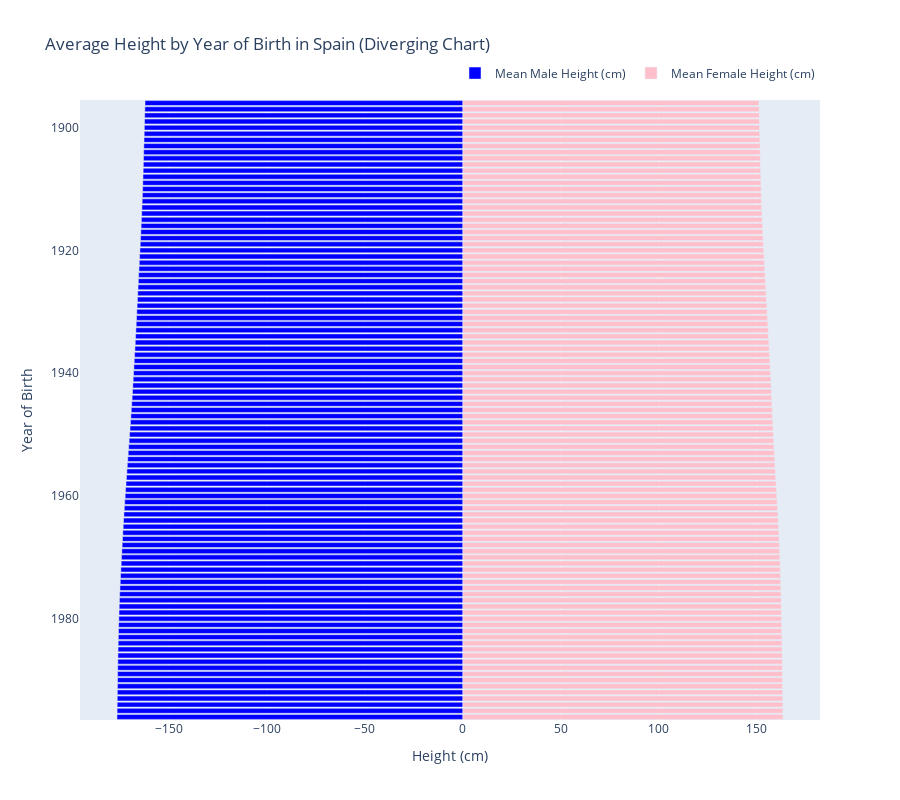

The notebook cell this image was saved under:
### Code cell
df['Mean male height (cm)'] = df['Mean male height (cm)'] * -1

diverging_chart = go.Figure()

diverging_chart.add_trace(go.Bar(
    x=df['Mean male height (cm)'],
    y=df['Year'],
    orientation='h',
    name='Mean Male Height (cm)',
    marker_color='blue',
    hoverinfo='x+y'
))

diverging_chart.add_trace(go.Bar(
    x=df['Mean female height (cm)'],
    y=df['Year'],
    orientation='h',
    name='Mean Female Height (cm)',
    marker_color='pink',
    hoverinfo='x+y'
))

diverging_chart.update_layout(
    title='Average Height by Year of Birth in Spain (Diverging Chart)',
    barmode='relative',
    height=800,
    width=900,
    yaxis=dict(
        title='Year of Birth',
        autorange='reversed'
    ),
    xaxis=dict(title='Height (cm)'),
    legend=dict(
        orientation='h',
        yanchor='bottom',
        y=1.02,
        xanchor='right',
        x=1
    )
)

diverging_chart
